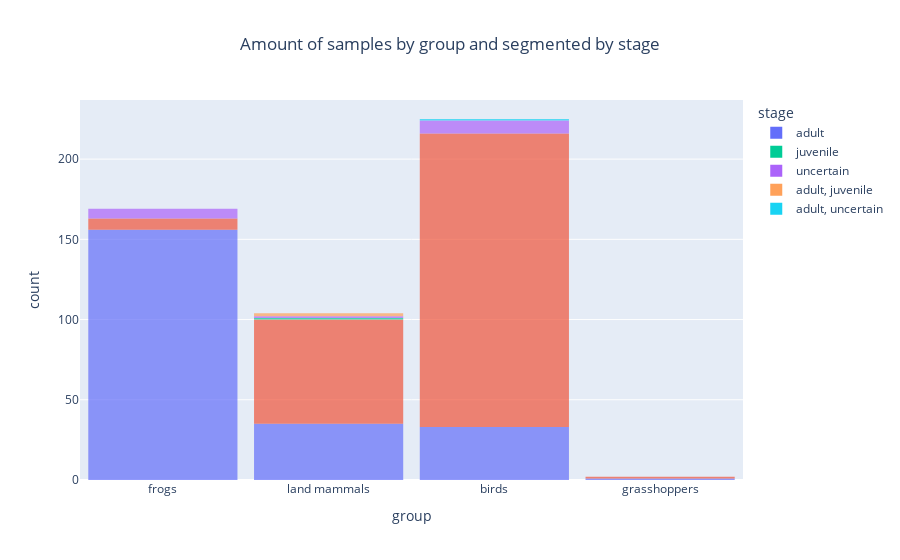

The cell this chart's notebook holds for it:
### Markdown cell above
## 3.6. Histogram Analysis
This bar plot shows the number of audio samples per group, segmented by stage. Frogs and birds have the highest number of recordings, with frogs predominantly classified as adult, and birds showing more diversity in stage classification, especially in juvenile and adult. Land mammals have fewer recordings but a more balanced distribution between adult and juvenile. Grasshoppers have almost no representation.

### Code cell
fig = eda.histogram_analysis(df, 'group', 'stage')

### Figure 1 — Plotly figure (JSON) as saved in the notebook; plotly's stock layout.template omitted (floating-point values rounded to 4 significant figures; data arrays with more than 128 entries replaced by an {"elided": "..."} marker saying what was removed)
{"data": [{"alignmentgroup": "True", "bingroup": "x", "hovertemplate": "stage=adult<br>group=%{x}<br>count=%{y}<extra></extra>", "legendgroup": "adult", "marker": {"color": "#636efa", "opacity": 0.7, "pattern": {"shape": ""}}, "name": "adult", "offsetgroup": "adult", "orientation": "v", "showlegend": true, "type": "histogram", "x": {"elided": "225 str values"}, "xaxis": "x", "yaxis": "y"}, {"alignmentgroup": "True", "bingroup": "x", "hovertemplate": "stage=<br>group=%{x}<br>count=%{y}<extra></extra>", "legendgroup": "", "marker": {"color": "#EF553B", "opacity": 0.7, "pattern": {"shape": ""}}, "name": "", "offsetgroup": "", "orientation": "v", "showlegend": false, "type": "histogram", "x": {"elided": "256 str values"}, "xaxis": "x", "yaxis": "y"}, {"alignmentgroup": "True", "bingroup": "x", "hovertemplate": "stage=juvenile<br>group=%{x}<br>count=%{y}<extra></extra>", "legendgroup": "juvenile", "marker": {"color": "#00cc96", "opacity": 0.7, "pattern": {"shape": ""}}, "name": "juvenile", "offsetgroup": "juvenile", "orientation": "v", "showlegend": true, "type": "histogram", "x": ["land mammals"], "xaxis": "x", "yaxis": "y"}, {"alignmentgroup": "True", "bingroup": "x", "hovertemplate": "stage=uncertain<br>group=%{x}<br>count=%{y}<extra></extra>", "legendgroup": "uncertain", "marker": {"color": "#ab63fa", "opacity": 0.7, "pattern": {"shape": ""}}, "name": "uncertain", "offsetgroup": "uncertain", "orientation": "v", "showlegend": true, "type": "histogram", "x": ["frogs", "frogs", "frogs", "frogs", "frogs", "land mammals", "frogs", "birds", "birds", "birds", "birds", "birds", "birds", "birds", "birds"], "xaxis": "x", "yaxis": "y"}, {"alignmentgroup": "True", "bingroup": "x", "hovertemplate": "stage=adult, juvenile<br>group=%{x}<br>count=%{y}<extra></extra>", "legendgroup": "adult, juvenile", "marker": {"color": "#FFA15A", "opacity": 0.7, "pattern": {"shape": ""}}, "name": "adult, juvenile", "offsetgroup": "adult, juvenile", "orientation": "v", "showlegend": true, "type": "histogram", "x": ["land mammals", "land mammals"], "xaxis": "x", "yaxis": "y"}, {"alignmentgroup": "True", "bingroup": "x", "hovertemplate": "stage=adult, uncertain<br>group=%{x}<br>count=%{y}<extra></extra>", "legendgroup": "adult, uncertain", "marker": {"color": "#19d3f3", "opacity": 0.7, "pattern": {"shape": ""}}, "name": "adult, uncertain", "offsetgroup": "adult, uncertain", "orientation": "v", "showlegend": true, "type": "histogram", "x": ["birds"], "xaxis": "x", "yaxis": "y"}], "layout": {"bargap": 0.1, "barmode": "relative", "legend": {"title": {"text": "stage"}, "tracegroupgap": 0}, "title": {"text": "Amount of samples by group and segmented by stage", "x": 0.5}, "xaxis": {"anchor": "y", "domain": [0, 1], "title": {"text": "group"}}, "yaxis": {"anchor": "x", "domain": [0, 1], "title": {"text": "count"}}}}
